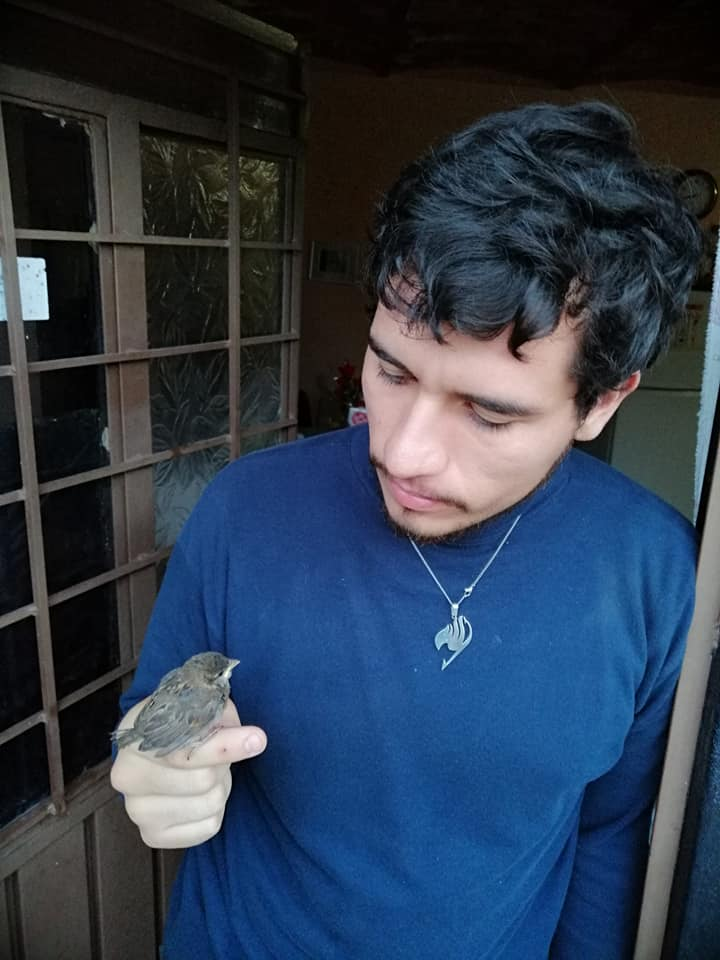
#> input picture Deniry.jpg, 720 x 960 px
$ python Practica11.py
#> lines starting #> are read from the running program, lines starting #| are printed output that depends on the picture
#Extracción de primer plano de GrabCut

import numpy as np
import cv2
from matplotlib import pyplot as plt

img = cv2.imread('Deniry.jpg')
#> img is the input picture: shape (960, 720, 3); mean B, G, R 77.1, 59.3, 46.1
mask = np.zeros(img.shape[:2],np.uint8)

bgdModel = np.zeros((1,65),np.float64)
fgdModel = np.zeros((1,65),np.float64)

rect = (300,200,300,350)

cv2.grabCut(img,mask,rect,bgdModel,fgdModel,5,cv2.GC_INIT_WITH_RECT)
mask2 = np.where((mask==2)|(mask==0),0,1).astype('uint8')
img = img*mask2[:,:,np.newaxis]
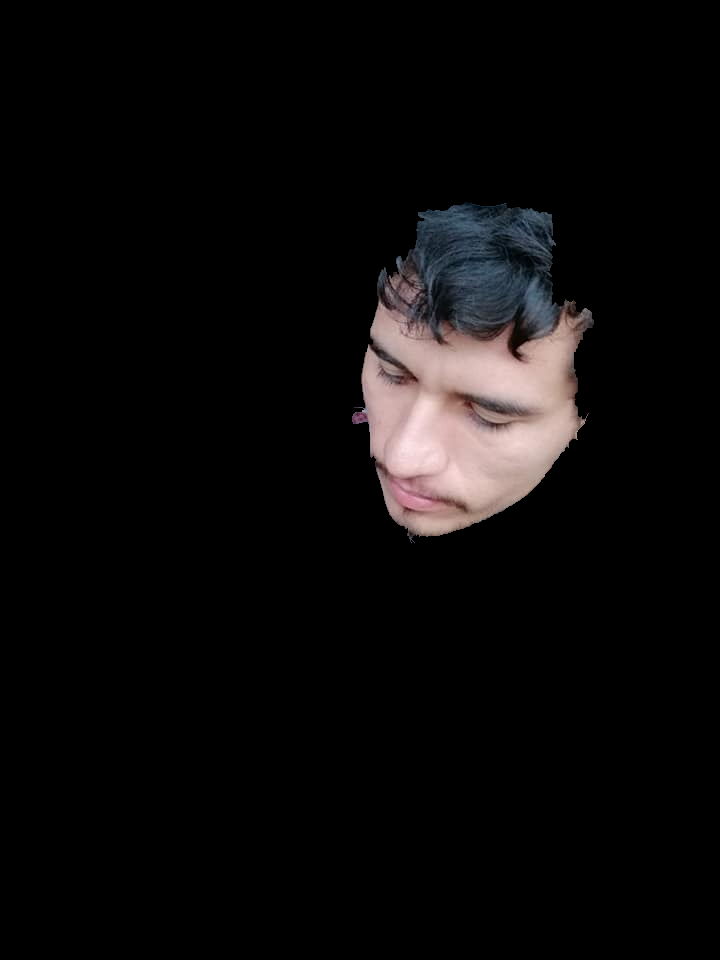
#> img: shape (960, 720, 3); mean B, G, R 10.2, 10.1, 11.6

plt.imshow(img)
plt.colorbar()
plt.show()
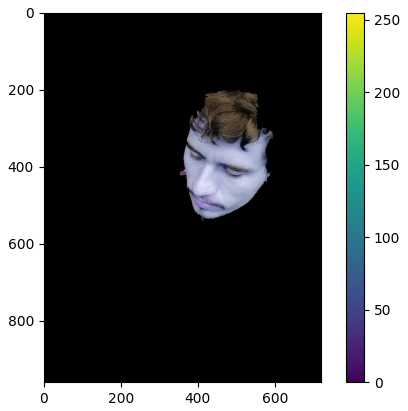
#> figure drawn by matplotlib, 2 panels; B, G, R data is drawn as R, G, B
